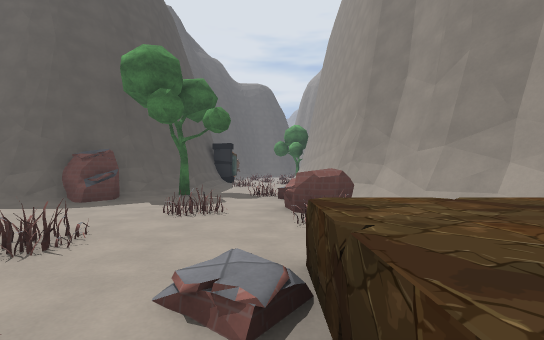
view 1 (above)

17 first-person views from a walk through a level from a Godot 3-D game. The camera is 1.4 m above the floor, looks level and sees 90° across. Doors that lead somewhere are drawn open, without their leaves. The floor is counted in squares, 2 m on a side. Each view is taken from the middle of a square. On the plan, view 1 faces up. The plan holds only what a view shows up to about 9 squares ahead; the rest is blank. The place goes on beyond the plan. Flat picture figures and markers are left out. Some surface patterns are stand-ins.

view 2
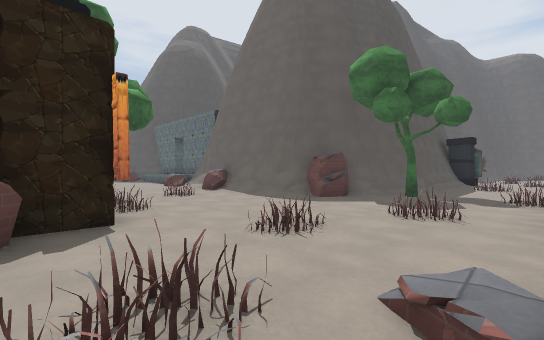

view 3
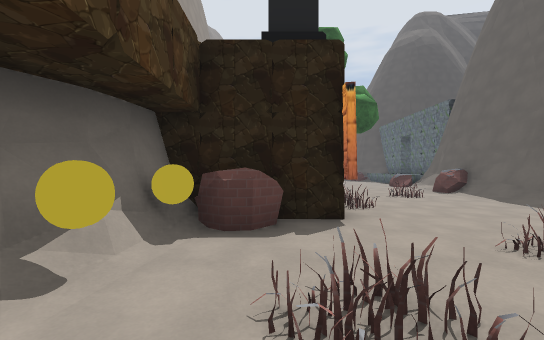

view 4
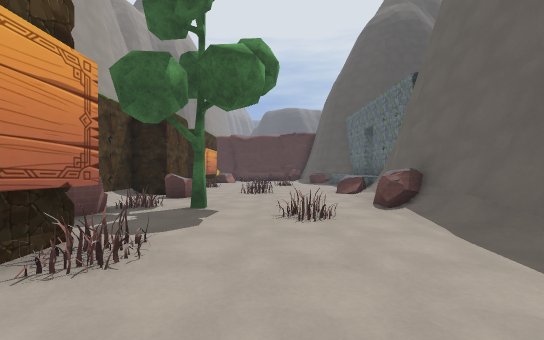

view 5
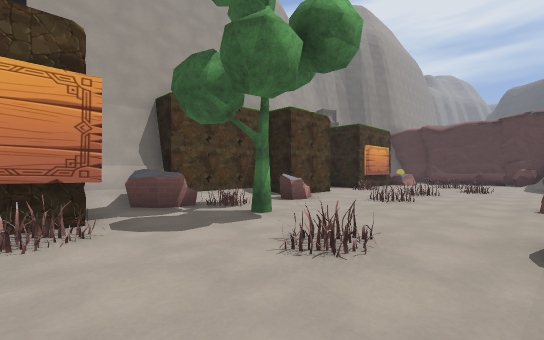

view 6
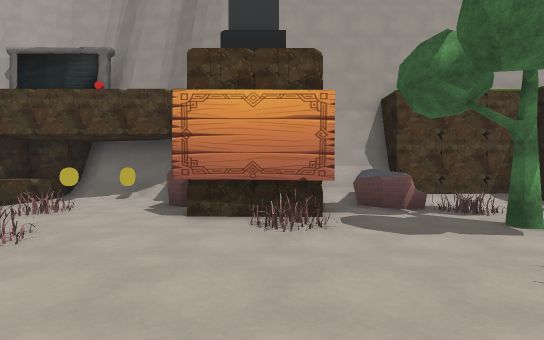

view 7
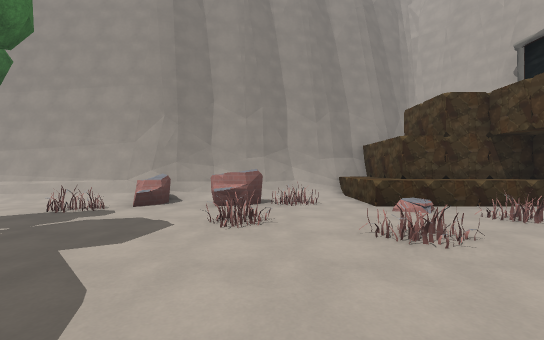

view 8
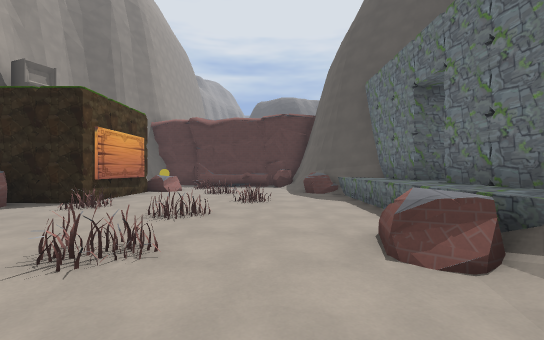

view 9
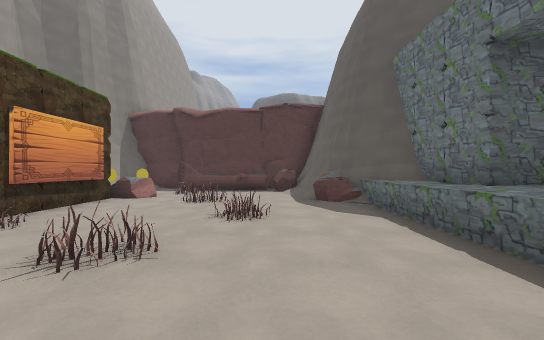

view 10
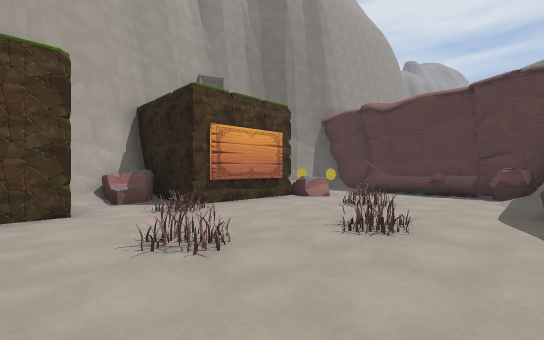

view 11
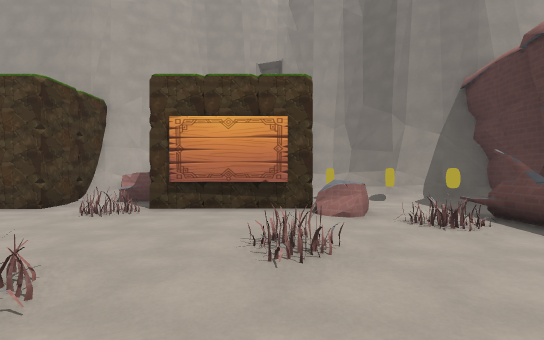

view 12
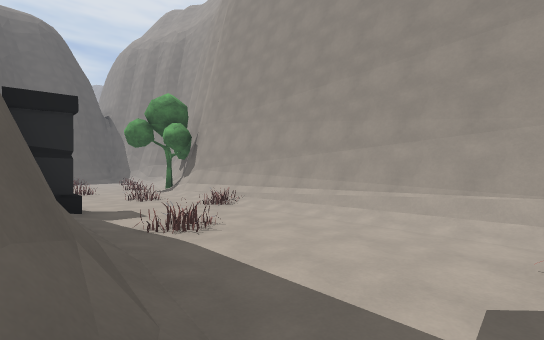

view 13
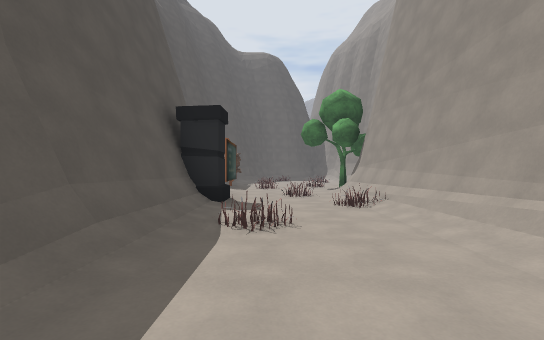

view 14
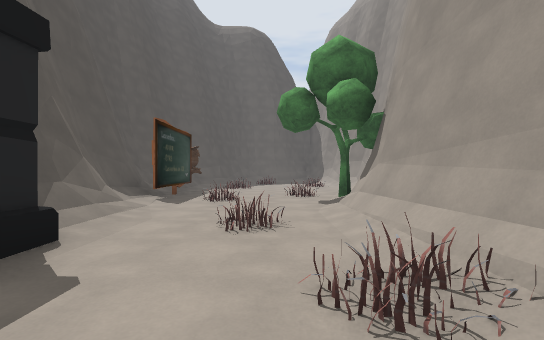

view 15
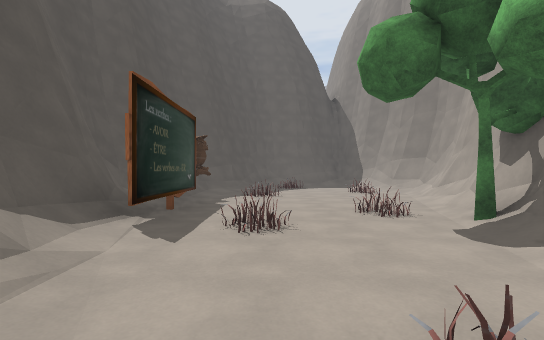

view 16
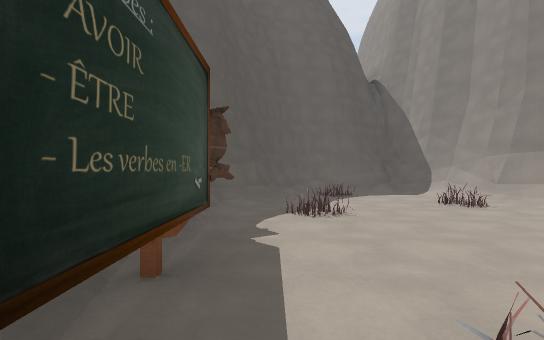

view 17
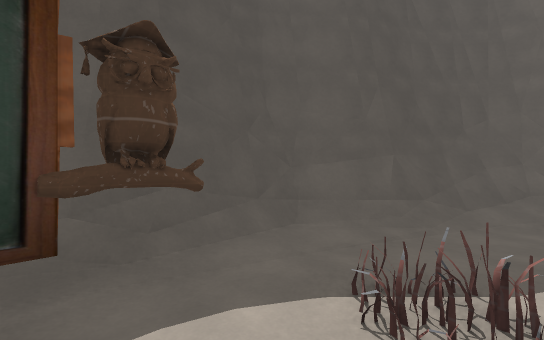

### Floor plan
Key: @ floor where view 1 was taken; # wall or solid block; x gap in a wall; . floor; / step, stairs or slope; D open door; = window, fence, low wall or low ledge; ^ raised ledge; T tree; C coin; L column; O other object.
Columns run from 22 left of view 1 to 4 right of it. Each row starts with its distance up from view 1.
 27                     ######
 26                     #////#
 25                    ##./..#
 24                   ##/...=##
 23                   #/./..=/#
 22                   #/.=.../#
 21                   ##.....##
 20                   ##...=.#
 19                   ##.=.=##
 18                   #/.=..T
 17                   ##.../#
 16                    #/.=/#
 15                    #/.=/#
 14                    #L../#
 13                    #/..=#
 12                    #//./#
 11                    #/../#
 10                    #/../#
  9                   ##.../#
  8        ^          #/T.=/#
  7      #^DD^#      ##...=^#
  6    ###=====########....##
  5 ####//.....=..../......##
  4  #...../......./.....=.###
  3  #=..=...=.=........=..=##
  2  ^...=...=.=..T../..=.=^^##
  1 ###==.......^...###..=^^^^#
  0   #=###x=.###.=^^ ^#.=@#
 -1   =#^  ^#/####### ##C.C#
 -2   ##O  ^###   ##  #####^
 -3    ##  ^              #

Positions as (right, up) in squares from view 1, and headings:
1: (0, 0), facing up
2: (0, 0), facing up-left
3: (0, 0), facing left
4: (-3, 3), facing left
5: (-5, 5), facing down-left
6: (-5, 5), facing down
7: (-5, 4), facing right
8: (-9, 4), facing left
9: (-11, 4), facing left
10: (-12, 5), facing down-left
11: (-17, 5), facing down
12: (-3, 8), facing up-right
13: (-1, 8), facing up
14: (0, 12), facing up
15: (-1, 15), facing up
16: (-2, 18), facing up
17: (-1, 21), facing up-left
